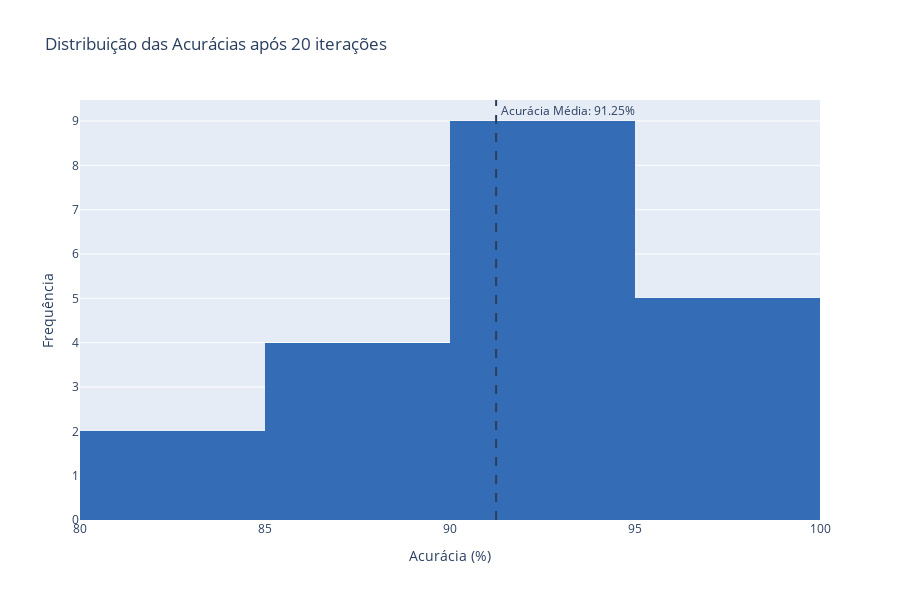

Notebook source saved alongside this figure:
### Code cell
plot_accuracies(dt_imb_res, export=False, filename='dt_imb_acc', path='../figs/metrics_ensemble')

### Figure 1 — Plotly figure (JSON) as saved in the notebook; plotly's stock layout.template omitted (floating-point values rounded to 4 significant figures)
{"data": [{"marker": {"color": "#346CB5"}, "nbinsx": 5, "type": "histogram", "x": [96.88, 92.19, 84.38, 95.31, 92.19, 87.5, 85.94, 95.31, 92.06, 90.48, 82.54, 95.24, 87.3, 92.06, 90.48, 96.83, 93.65, 93.65, 92.06, 88.89]}], "layout": {"annotations": [{"showarrow": false, "text": " Acurácia Média: 91.25%", "x": 91.25, "xanchor": "left", "xref": "x", "y": 1, "yanchor": "top", "yref": "y domain"}], "autosize": true, "height": 600, "shapes": [{"line": {"dash": "dash"}, "type": "line", "x0": 91.25, "x1": 91.25, "xref": "x", "y0": 0, "y1": 1, "yref": "y domain"}], "title": {"text": "Distribuição das Acurácias após 20 iterações"}, "xaxis": {"title": {"text": "Acurácia (%)"}}, "yaxis": {"title": {"text": "Frequência"}}}}
